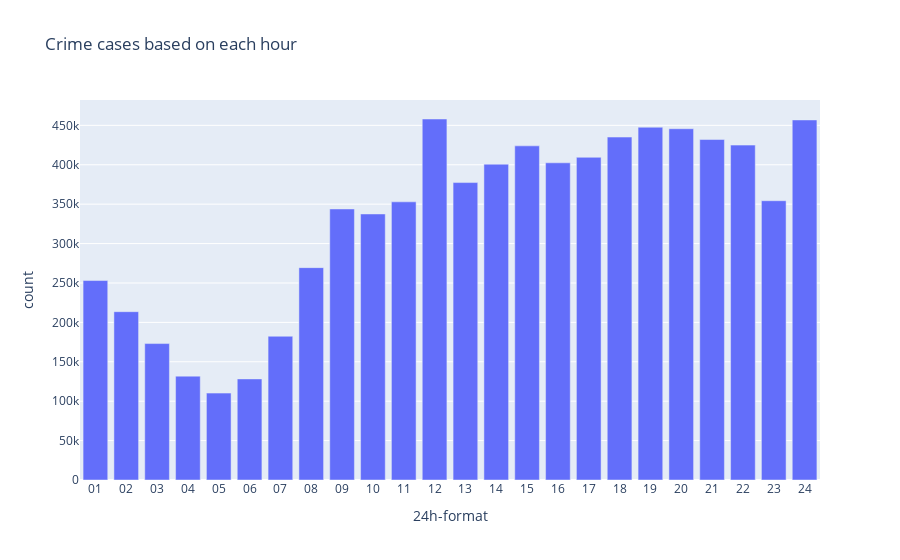

The code cell stored with this chart in its notebook:
### Markdown cell above
Day 1 sees the more of number of cases than the rest of the day in a month

### Code cell
time_count_fig=px.bar(data_frame=hour_count,x='24h-format',y='count',title='Crime cases based on each hour')
time_count_fig.show()

### Figure 1 — Plotly figure (JSON) as saved in the notebook; plotly's stock layout.template omitted (floating-point values rounded to 4 significant figures)
{"data": [{"alignmentgroup": "True", "hovertemplate": "24h-format=%{x}<br>count=%{y}<extra></extra>", "legendgroup": "", "marker": {"color": "#636efa", "pattern": {"shape": ""}}, "name": "", "offsetgroup": "", "orientation": "v", "showlegend": false, "textposition": "auto", "type": "bar", "x": ["01", "02", "03", "04", "05", "06", "07", "08", "09", "10", "11", "12", "13", "14", "15", "16", "17", "18", "19", "20", "21", "22", "23", "24"], "xaxis": "x", "y": [253089, 213573, 173105, 131798, 110263, 128252, 182416, 269467, 343915, 337562, 352953, 458056, 377397, 400756, 423964, 402476, 409449, 435131, 447616, 445705, 432019, 424925, 354357, 456866], "yaxis": "y"}], "layout": {"autosize": true, "barmode": "relative", "legend": {"tracegroupgap": 0}, "title": {"text": "Crime cases based on each hour"}, "xaxis": {"anchor": "y", "autorange": true, "domain": [0, 1], "range": [-0.5, 23.5], "title": {"text": "24h-format"}, "type": "category"}, "yaxis": {"anchor": "x", "autorange": true, "domain": [0, 1], "range": [0, 482200.0], "title": {"text": "count"}, "type": "linear"}}}
